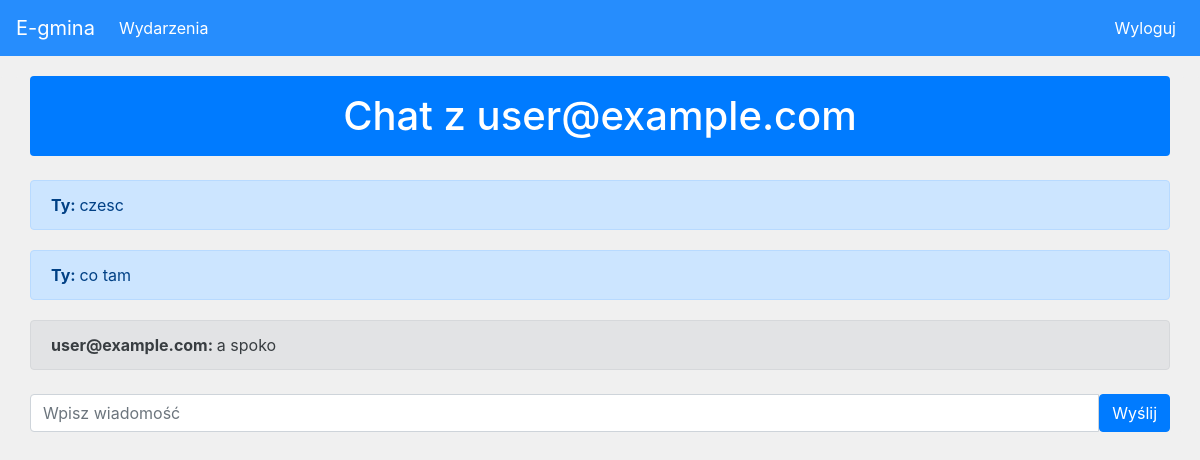
Page /chat/5 (signed in) on the committed database.
### website/models.py (models this page shows)
class User(db.Model, UserMixin):
    id = db.Column(db.Integer, primary_key=True)
    email = db.Column(db.String(150), unique=True)
    password = db.Column(db.String(150))
    name = db.Column(db.String(150))
    surname = db.Column(db.String(150))
    address = db.Column(db.String(150))
    uid = db.Column(db.Integer, unique=True)
    status = db.Column(db.String(50), default='pending')
    role = db.Column(db.String(50), default='user')
    Events = db.relationship('Event')
    friends = db.relationship(
        'User',
        secondary=friends,
        primaryjoin=(friends.c.user_id == id),
        secondaryjoin=(friends.c.friend_id == id),
        backref=db.backref('friend_of', lazy='dynamic'),
        lazy='dynamic'
    )
    invitations = db.relationship(
        'User',
        secondary=invitations,
        primaryjoin=(invitations.c.invitee_id == id),
        secondaryjoin=(invitations.c.inviter_id == id),
        backref=db.backref('invited_by', lazy='dynamic'),
        lazy='dynamic'
    )
    sent = db.relationship(
        'User',
        secondary=sent,
        primaryjoin=(sent.c.sender_id == id),
        secondaryjoin=(sent.c.receiver_id == id),
        backref=db.backref('sent_by', lazy='dynamic'),
        lazy='dynamic'
    )

class Message(db.Model):
    id = db.Column(db.Integer, primary_key=True)
    sender_id = db.Column(db.Integer, db.ForeignKey('user.id'))
    receiver_id = db.Column(db.Integer, db.ForeignKey('user.id'))
    content = db.Column(db.Text)
    timestamp = db.Column(db.DateTime, default=datetime.datetime.utcnow)
    sender = db.relationship('User', foreign_keys=[sender_id])
    receiver = db.relationship('User', foreign_keys=[receiver_id])

### website/views.py (the view)
@views.route('/chat/<int:user_id>', methods=['GET'])
@login_required
def user_chat(user_id):
    receiver = User.query.get(user_id)
    if not receiver:
        flash('Nie znaleziono użytkownika.', category='error')
        return redirect(url_for('views.home'))
    messages_sent_by_user = Message.query.filter_by(sender_id=current_user.id, receiver_id=user_id).all()
    messages_received_by_user = Message.query.filter_by(sender_id=user_id, receiver_id=current_user.id).all()
    messages = messages_sent_by_user + messages_received_by_user
    messages.sort(key=lambda x: x.timestamp)
    return render_template('user_chat.html', user=current_user, receiver=receiver, messages=messages)

### website/__init__.py (called while the page is built)
def create_app():
    app = Flask(__name__)
    app.config['SECRET_KEY'] = 'hjshjhdjah kjshkjdhjs'
    app.config['SQLALCHEMY_DATABASE_URI'] = f'sqlite:///{DB_NAME}'
    db.init_app(app)
    from .views import views
    from .auth import auth
    app.register_blueprint(views, url_prefix='/')
    app.register_blueprint(auth, url_prefix='/')
    from .models import User, Event
    with app.app_context():
        db.create_all()
        create_admin(app)
    login_manager = LoginManager()
    login_manager.login_view = 'auth.login_user'
    login_manager.init_app(app)
    @login_manager.user_loader
    def load_user(id):
        return User.query.get(int(id))
    return app

### website/templates/user_chat.html (shortened to what this page needs)
{% extends "base.html" %}
{% block content %}
<div class="container">
  <div class="bg-primary rounded p-3 mb-4">
    <h1 class="text-white text-center mb-0">Chat z {{ receiver.email }}</h1>
  </div>
  <div id="messages" class="mb-4">
    {% for message in messages %}
      {% if message.sender_id == current_user.id %}
        <div class="alert alert-primary" role="alert">
          <strong>Ty: </strong>{{ message.content }}
        </div>
      {% else %}
        <div class="alert alert-secondary" role="alert">
          <strong>{{ receiver.email }}: </strong>{{ message.content }}
        </div>
      {% endif %}
    {% endfor %}
  </div>
  <form id="message-form">
    <div class="input-group mb-3">
      <input type="text" id="message-content" name="content" class="form-control" placeholder="Wpisz wiadomość" aria-label="Wpisz wiadomość" aria-describedby="button-send">
      <button class="btn btn-primary" type="submit" id="button-send">Wyślij</button>
    </div>
  </form>
</div>
{% endblock %}

### rows in the picture
User: email "user@example.com"
Message: content "czesc"
Message: content "co tam"
Message: content "a spoko"
